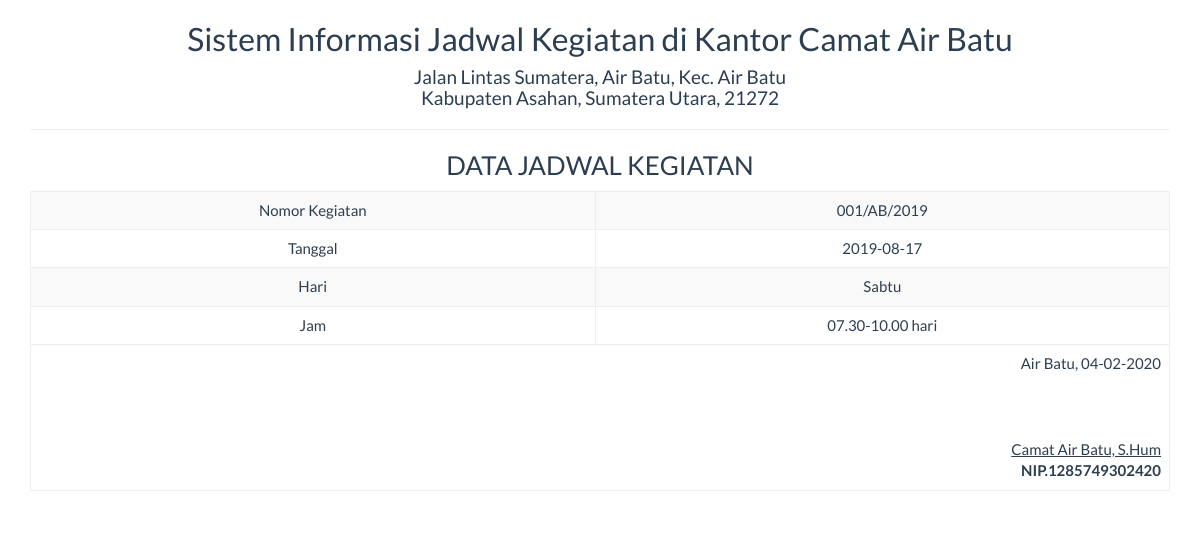
The page /report/jadwal_satu.php?id=1 on the database its author committed.
### tables this page shows
CREATE TABLE IF NOT EXISTS `jadwal` (
  `no_kegiatan` varchar(20) DEFAULT NULL,
  `nama_kegiatan` varchar(50) NOT NULL,
  `tanggal` date NOT NULL,
  `hari` varchar(15) NOT NULL,
  `jam` varchar(20) NOT NULL,
  `id` int(11) NOT NULL AUTO_INCREMENT,
  PRIMARY KEY (`id`)
);

### report/jadwal_satu.php (the view, shortened to what this page needs)
<!DOCTYPE html>
<html>
    <head>
        <link href="../Assets/css/bootstrap.min.css" rel="stylesheet" type="text/css"/>
    </head>
    <body onload="print()">
        <?php
        include '../config/koneksi.php';
        $sql = "SELECT * FROM jadwal WHERE id='" . $_GET ['id'] . "'";
        $query = mysqli_query($koneksi, $sql) or die("SQL Detail error");
        $data = mysqli_fetch_array($query);
        ?>
        <div class="container">
            <div class='row'>
                <div class="col-sm-12">
                    <div class="text-center">
                        <h2>Sistem Informasi Jadwal Kegiatan di Kantor Camat Air Batu </h2>
                        <h4>Jalan Lintas Sumatera, Air Batu, Kec. Air Batu <br> Kabupaten Asahan, Sumatera Utara, 21272</h4>
                        <hr>
                        <h3>DATA JADWAL KEGIATAN</h3>
                        <table class="table table-bordered table-striped table-hover">
                            <tbody>
								<tr>
                                <td>Nomor Kegiatan</td> <td><?= $data['no_kegiatan'] ?></td>
                                </tr>
                                <tr>
                                <td>Tanggal</td> <td><?= $data['tanggal'] ?></td>
                                </tr>
                                <tr>
                                <td>Hari</td> <td><?= $data['hari'] ?></td>
                                </tr>
								<tr>
                                <td>Jam</td> <td><?= $data['jam'] ?> hari</td>
                                </tr>
                            </tbody>
                            <tfoot>
                                <tr>
                                    <td colspan="2" class="text-right">
                                        Air Batu,  <?= date("d-m-Y") ?>
                                        <br><br><br><br>
                                        <u>Camat Air Batu, S.Hum<strong></u><br>
                                        NIP.1285749302420
									</td>
								</tr>
							</tfoot>
                        </table>
                    </div>
                </div>
            </div>
    </body>
</html>

### rows shown on the page
jadwal: no_kegiatan "001/AB/2019", tanggal "2019-08-17", hari "Sabtu", jam "07.30-10.00"
